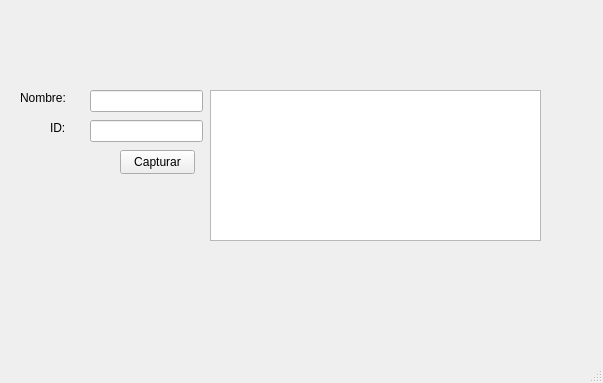
<?xml version="1.0" encoding="UTF-8"?>
<ui version="4.0">
 <class>MainWindow</class>
 <widget class="QMainWindow" name="MainWindow">
  <property name="geometry">
   <rect>
    <x>0</x>
    <y>0</y>
    <width>603</width>
    <height>383</height>
   </rect>
  </property>
  <property name="windowTitle">
   <string>MainWindow</string>
  </property>
  <widget class="QWidget" name="centralwidget">
   <widget class="QLineEdit" name="txtNombre">
    <property name="geometry">
     <rect>
      <x>90</x>
      <y>90</y>
      <width>113</width>
      <height>22</height>
     </rect>
    </property>
   </widget>
   <widget class="QLineEdit" name="txtId">
    <property name="geometry">
     <rect>
      <x>90</x>
      <y>120</y>
      <width>113</width>
      <height>22</height>
     </rect>
    </property>
   </widget>
   <widget class="QPlainTextEdit" name="plainTextEdit">
    <property name="geometry">
     <rect>
      <x>210</x>
      <y>90</y>
      <width>331</width>
      <height>151</height>
     </rect>
    </property>
   </widget>
   <widget class="QPushButton" name="btnCapturar">
    <property name="geometry">
     <rect>
      <x>120</x>
      <y>150</y>
      <width>75</width>
      <height>24</height>
     </rect>
    </property>
    <property name="text">
     <string>Capturar</string>
    </property>
   </widget>
   <widget class="QLabel" name="label">
    <property name="geometry">
     <rect>
      <x>20</x>
      <y>90</y>
      <width>49</width>
      <height>16</height>
     </rect>
    </property>
    <property name="text">
     <string>Nombre:</string>
    </property>
   </widget>
   <widget class="QLabel" name="label_2">
    <property name="geometry">
     <rect>
      <x>50</x>
      <y>120</y>
      <width>49</width>
      <height>16</height>
     </rect>
    </property>
    <property name="text">
     <string>ID:</string>
    </property>
   </widget>
  </widget>
  <widget class="QMenuBar" name="menubar">
   <property name="geometry">
    <rect>
     <x>0</x>
     <y>0</y>
     <width>603</width>
     <height>22</height>
    </rect>
   </property>
  </widget>
  <widget class="QStatusBar" name="statusbar"/>
 </widget>
 <resources/>
 <connections/>
</ui>
